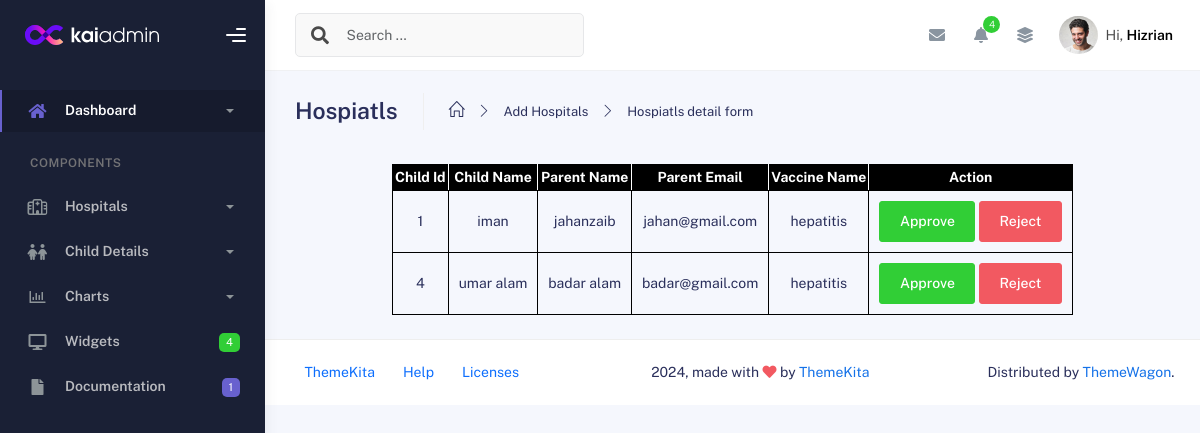
Screenshot of /Admin/admin_panel/forms/child_status.php with the database file from the repository.
### tables this page shows
CREATE TABLE `child_detail` (
  `id` int(11) NOT NULL,
  `ch_name` varchar(255) NOT NULL,
  `pa_name` varchar(255) NOT NULL,
  `pa_email` varchar(255) NOT NULL,
  `ch_age` int(11) NOT NULL,
  `ch_address` varchar(255) NOT NULL,
  `vac_date` date NOT NULL,
  `ch_dob` date NOT NULL,
  `vac_name` varchar(255) NOT NULL,
  `hos_name` varchar(255) NOT NULL,
  `pa_massege` varchar(300) NOT NULL,
  `child_status` enum('pending','approved','rejected') DEFAULT 'pending'
);

### Admin/admin_panel/forms/child_status.php (the view, shortened to what this page needs)
<?php
include("../f_shared/f_header.php");
include("../f_shared/f_sidebar.php");
$connection=mysqli_connect("localhost","root","","vaccine");
$sql="SELECT * FROM child_detail ";
$run=mysqli_query($connection,$sql);
if(mysqli_num_rows($run)>0){
?>
<div class="main-panel">
<?php
include("../f_shared/f_nav.php");
?>
<div class="container">
          <div class="page-inner">
            <div class="page-header">
              <h3 class="fw-bold mb-3">Hospiatls</h3>
              <ul class="breadcrumbs mb-3">
                <li class="nav-home">
                  <a href="#">
                    <i class="icon-home"></i>
                  </a>
                </li>
                <li class="separator">
                  <i class="icon-arrow-right"></i>
                </li>
                <li class="nav-item">
                  <a href="#">Add Hospitals</a>
                </li>
                <li class="separator">
                  <i class="icon-arrow-right"></i>
                </li>
                <li class="nav-item">
                  <a href="#">Hospiatls detail form</a>
                </li>
              </ul>
            </div>
              <div class="show_hosp d-flex justify-content-center ">
            <table border="1px"  >
              <thead >
                <tr >
                    <th>Child Id</th>
                    <th>Child Name</th>
                    <th>Parent Name</th>
                    <th>Parent Email</th>
                    <th>Vaccine Name</th>
                    <th style="border-right-color: black !important;">Action</th>
                </tr>
              </thead>
              <tbody>
                <?php
                    while($data=mysqli_fetch_assoc($run)){
                ?>
                <tr >
                <td><?php echo $data['id']; ?></td>
                <td><?php echo $data['ch_name']; ?></td>
                <td><?php echo $data['pa_name']; ?></td>
                <td><?php echo $data['pa_email']; ?></td>
                <td><?php echo $data['vac_name']; ?></td>
                <td>
                <form method='POST' action='update_status.php'>
                <button type='submit' name='action' value="approve" class="btn btn-success">Approve</button>
                <button type='submit' name='action' value="reject" class="btn btn-danger">Reject</button>
            </form>
            </td>
                </tr>
                <?php }?>
              </tbody>
            </table>
            <?php }?>
          </div>
        </div>
<?php
include("../f_shared/f_footer.php");
?>

### Admin/admin_panel/forms/child_status.php (style rules this page uses)
table th, td { border:1px solid black; text-align: center; padding: 2px; }
th, td { padding: 10px; }
th { background-color: black; color: white; border-right-color: white !important; }

### rows the page displays
child_detail: id "1", ch_name "iman", pa_name "jahanzaib", pa_email "jahan@gmail.com", vac_name "hepatitis"
child_detail: id "4", ch_name "umar alam", pa_name "badar alam", pa_email "badar@gmail.com", vac_name "hepatitis"
